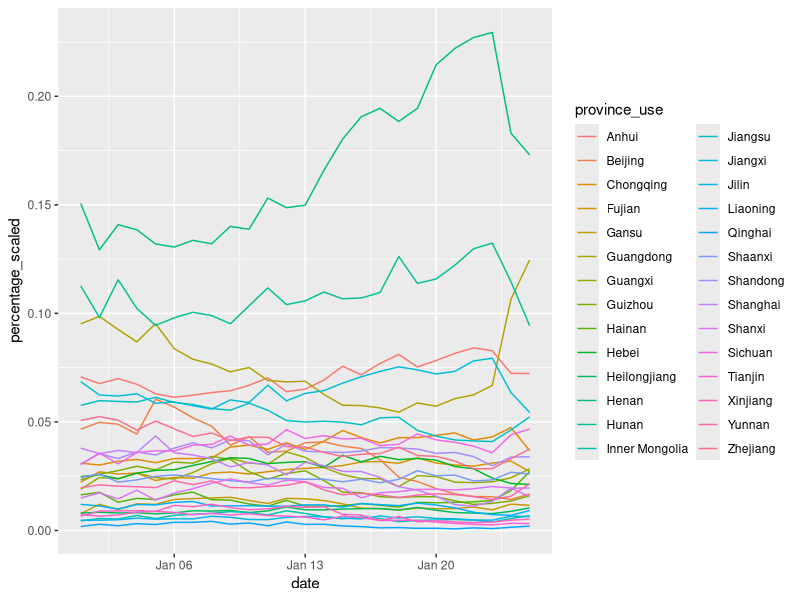

The R script that drew this image: (Note: this script raises an error after producing the figure.)
library(tidyverse)
setwd("~/Documents/GitHub/covback/")
travel_probs <- read_csv("data/extracted_travel_proportions.csv")
province_key <- read_csv("data/extracted_data_key.csv")

total_travellers <- 5000000
wuhan_pop_ini <- 11080000

tmin <- as.POSIXct("2019-11-01",format="%Y-%m-%d", tz="UTC")
tmax <- as.POSIXct("2020-03-03",format="%Y-%m-%d",tz="UTC")

## Get names that match our data
colnames(province_key)[1] <- "province"
travel_probs <- right_join(travel_probs, province_key)
travel_probs <- travel_probs %>% select(date, province_use, percentage)
travel_probs$date <- as.Date(travel_probs$date, format="%m/%d/%y")
travel_probs <- travel_probs %>% filter(date <= "2020-01-25")

export_probs <- travel_probs %>% filter(province_use == "Hubei") %>% arrange(date) %>% mutate(x=1-percentage)

## First deal with imports
## Get date range
dates <- travel_probs %>% filter(province_use == "Hubei") %>% arrange(date) %>% pull(date)

## Get proportion of people leaving Wuhan that go to provinces other than Hubei
travel_probs_hubei <- travel_probs %>% filter(province_use == "Hubei")
travel_probs_hubei$percentage_scaled <- 1
travel_probs <- travel_probs %>% filter(province_use != "Hubei")
export_frac <- travel_probs %>% group_by(date) %>% summarise(export_prop=sum(percentage))
travel_probs <- travel_probs %>% right_join(export_frac)

## Convert to relative proportion of people going to other Chinese provinces that go to each province
travel_probs$percentage_scaled <- travel_probs$percentage/travel_probs$export_prop
ggplot(travel_probs) + geom_line(aes(x=date,y=percentage_scaled,col=province_use))


import_probs <- travel_probs %>% bind_rows(travel_probs_hubei) %>% select(date, province_use, percentage_scaled) %>% 
  pivot_wider(names_from=province_use, values_from=percentage_scaled)

## Probability of export is the number of travellers that move out of Wuhan that
## go to other Chinese provinces
export_prob_dat <- read_csv("data/export_probs_raw.csv")
export_prob_dat$frac_leave_hubei <- export_probs$x

export_probs <- create_export_prob_matrix(total_travellers, wuhan_pop_ini, export_dat, tmin, tmax)

times <- seq(tmin, tmax, by="1 day")
export_probs_final <- tibble(date=times,export_prob=export_probs)

import_probs <- import_probs %>% arrange(-`2020-01-01`)

#write_csv(export_probs_final, "export_probs_final.csv")
#write_csv(import_probs, "import_probs_final.csv")



import_probs_melt <- reshape2::melt(import_probs)
factor_order <- import_probs_melt %>% filter(Var1 != "Hubei") %>% group_by(Var1) %>% summarise(x=max(value)) %>%
  arrange(-x) %>% pull(Var1)
factor_order <- as.character(factor_order)
import_probs_melt <- import_probs_melt %>% filter(Var1 != "Hubei")
import_probs_melt$Var1 <- factor(import_probs_melt$Var1, levels=factor_order)
p1 <- ggplot(import_probs_melt[import_probs_melt$Var1 != "Hubei",]) + geom_line(aes(x=as.numeric(Var2),y=value,col=Var1))


import_probs_melt <- reshape2::melt(import_probs1)
factor_order <- import_probs_melt %>% filter(province_use != "Hubei") %>% group_by(province_use) %>% summarise(x=max(value)) %>%
  arrange(-x) %>% pull(province_use)
factor_order <- as.character(factor_order)
import_probs_melt <- import_probs_melt %>% filter(province_use != "Hubei")
import_probs_melt$province_use <- factor(import_probs_melt$province_use, levels=factor_order)
p2 <- ggplot(import_probs_melt) + geom_line(aes(x=as.numeric(variable),y=value,col=province_use))
p2
